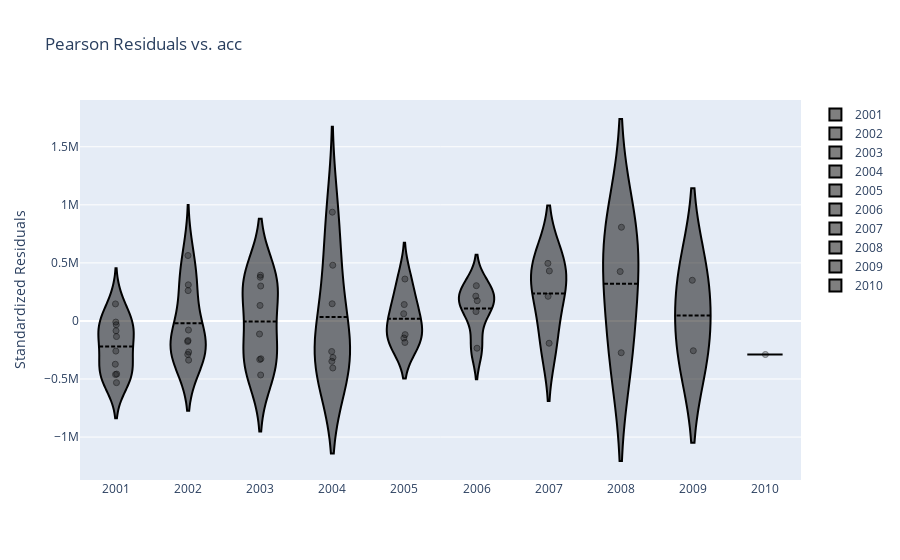

Notebook cell for this chart:
### Code cell
r.tweedie.plot.residual('acc', log=False)

### Figure 1 — Plotly figure (JSON) as saved in the notebook; plotly's stock layout.template omitted (floating-point values rounded to 4 significant figures)
{"data": [{"box": {"visible": false}, "jitter": 0.05, "line": {"color": "black"}, "marker": {"color": "rgba(0, 0, 0, 0.5)", "line": {"color": "rgba(0, 0, 0)", "width": 1}, "opacity": 0.5, "size": 6}, "meanline": {"visible": true}, "name": "2001", "pointpos": 0, "points": "all", "type": "violin", "x": [2001, 2001, 2001, 2001, 2001, 2001, 2001, 2001, 2001, 2001], "y": [-259600.0, 146700.0, -9726.0, -134500.0, -84680.0, -32740.0, -457300.0, -461200.0, -372800.0, -531500.0]}, {"box": {"visible": false}, "jitter": 0.05, "line": {"color": "black"}, "marker": {"color": "rgba(0, 0, 0, 0.5)", "line": {"color": "rgba(0, 0, 0)", "width": 1}, "opacity": 0.5, "size": 6}, "meanline": {"visible": true}, "name": "2002", "pointpos": 0, "points": "all", "type": "violin", "x": [2002, 2002, 2002, 2002, 2002, 2002, 2002, 2002, 2002], "y": [-267900.0, 261200.0, 311100.0, 563300.0, -168800.0, -288600.0, -78250.0, -337500.0, -177400.0]}, {"box": {"visible": false}, "jitter": 0.05, "line": {"color": "black"}, "marker": {"color": "rgba(0, 0, 0, 0.5)", "line": {"color": "rgba(0, 0, 0)", "width": 1}, "opacity": 0.5, "size": 6}, "meanline": {"visible": true}, "name": "2003", "pointpos": 0, "points": "all", "type": "violin", "x": [2003, 2003, 2003, 2003, 2003, 2003, 2003, 2003], "y": [-332300.0, 376200.0, 300600.0, 393900.0, 133600.0, -465400.0, -112800.0, -325900.0]}, {"box": {"visible": false}, "jitter": 0.05, "line": {"color": "black"}, "marker": {"color": "rgba(0, 0, 0, 0.5)", "line": {"color": "rgba(0, 0, 0)", "width": 1}, "opacity": 0.5, "size": 6}, "meanline": {"visible": true}, "name": "2004", "pointpos": 0, "points": "all", "type": "violin", "x": [2004, 2004, 2004, 2004, 2004, 2004, 2004], "y": [-315000.0, 479800.0, 147700.0, 936800.0, -347600.0, -263100.0, -405300.0]}, {"box": {"visible": false}, "jitter": 0.05, "line": {"color": "black"}, "marker": {"color": "rgba(0, 0, 0, 0.5)", "line": {"color": "rgba(0, 0, 0)", "width": 1}, "opacity": 0.5, "size": 6}, "meanline": {"visible": true}, "name": "2005", "pointpos": 0, "points": "all", "type": "violin", "x": [2005, 2005, 2005, 2005, 2005, 2005], "y": [-185100.0, 62100.0, 360900.0, 141300.0, -117800.0, -147100.0]}, {"box": {"visible": false}, "jitter": 0.05, "line": {"color": "black"}, "marker": {"color": "rgba(0, 0, 0, 0.5)", "line": {"color": "rgba(0, 0, 0)", "width": 1}, "opacity": 0.5, "size": 6}, "meanline": {"visible": true}, "name": "2006", "pointpos": 0, "points": "all", "type": "violin", "x": [2006, 2006, 2006, 2006, 2006], "y": [-234600.0, 303500.0, 213900.0, 174300.0, 80810.0]}, {"box": {"visible": false}, "jitter": 0.05, "line": {"color": "black"}, "marker": {"color": "rgba(0, 0, 0, 0.5)", "line": {"color": "rgba(0, 0, 0)", "width": 1}, "opacity": 0.5, "size": 6}, "meanline": {"visible": true}, "name": "2007", "pointpos": 0, "points": "all", "type": "violin", "x": [2007, 2007, 2007, 2007], "y": [-191800.0, 212100.0, 495900.0, 430700.0]}, {"box": {"visible": false}, "jitter": 0.05, "line": {"color": "black"}, "marker": {"color": "rgba(0, 0, 0, 0.5)", "line": {"color": "rgba(0, 0, 0)", "width": 1}, "opacity": 0.5, "size": 6}, "meanline": {"visible": true}, "name": "2008", "pointpos": 0, "points": "all", "type": "violin", "x": [2008, 2008, 2008], "y": [-274000.0, 425300.0, 807000.0]}, {"box": {"visible": false}, "jitter": 0.05, "line": {"color": "black"}, "marker": {"color": "rgba(0, 0, 0, 0.5)", "line": {"color": "rgba(0, 0, 0)", "width": 1}, "opacity": 0.5, "size": 6}, "meanline": {"visible": true}, "name": "2009", "pointpos": 0, "points": "all", "type": "violin", "x": [2009, 2009], "y": [-256600.0, 350400.0]}, {"box": {"visible": false}, "jitter": 0.05, "line": {"color": "black"}, "marker": {"color": "rgba(0, 0, 0, 0.5)", "line": {"color": "rgba(0, 0, 0)", "width": 1}, "opacity": 0.5, "size": 6}, "meanline": {"visible": true}, "name": "2010", "pointpos": 0, "points": "all", "type": "violin", "x": [2010], "y": [-289000.0]}], "layout": {"title": {"text": "Pearson Residuals vs. acc"}, "xaxis": {"title": {"text": ""}, "type": "category"}, "yaxis": {"title": {"text": "Standardized Residuals"}}}}
